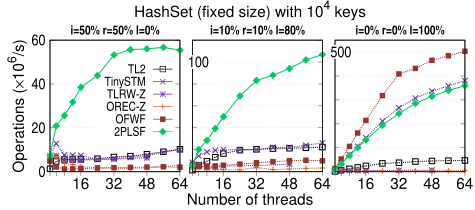

The gnuplot source for this figure:
set term postscript color eps enhanced 22
set output "set-hash-10k-cervino.eps"

set size 0.95,0.6

X=0.1
W=0.26
M=0.025

load "styles.inc"

set tmargin 11.8
set bmargin 2.5

set multiplot layout 1,3

unset key

set grid ytics

set xtics ("" 1, "" 4, "" 8, 16, 32, 48, 64) nomirror out offset -0.25,0.5
set label at screen 0.5,0.03 center "Number of threads"
set label at screen 0.5,0.57 center "HashSet (fixed size) with 10^{4} keys"

set xrange [1:64]

# First row

set lmargin at screen X
set rmargin at screen X+W

set ylabel offset 1.0,0 "Operations ({/Symbol \264}10^6/s)"
set ytics 20 offset 0.5,0 font "Helvetica Condensed"
set format y "%g"
set yrange [0:60]
set grid mytics

set label at graph 0.5,1.075 center font "Helvetica-bold Condensed,18" "i=50% r=50% l=0%"

set key at graph 0.99,0.99 samplen 1.5

plot \
    '../data/cervino/set-hash-10k-tl2orig.txt'       using 1:($2/1e6) with linespoints notitle ls 1  lw 3 dt (1,1), \
    '../data/cervino/set-hash-10k-tiny.txt'          using 1:($2/1e6) with linespoints notitle ls 3  lw 3 dt (1,1), \
    '../data/cervino/set-hash-10k-tlrweager.txt'     using 1:($2/1e6) with linespoints notitle ls 4  lw 3 dt (1,1), \
    '../data/cervino/set-hash-10k-oreceager.txt'     using 1:($2/1e6) with linespoints notitle ls 5  lw 3 dt (1,1), \
    '../data/cervino/set-hash-10k-ofwf.txt'          using 1:($2/1e6) with linespoints notitle ls 7  lw 3 dt (1,1), \
    '../data/cervino/set-hash-10k-2plsf.txt'         using 1:($2/1e6) with linespoints notitle ls 10 lw 3 dt 1

set mytics 1
set grid nomytics

unset ylabel
set ytics format ""

set lmargin at screen X+(W+M)
set rmargin at screen X+(W+M)+W

unset label

set ytics 20 offset 0.5,0
set yrange [0:120]
set style textbox opaque noborder fillcolor rgb "white"
set label at first 1,100 front boxed left offset -0.5,0 "100" font "Helvetica Condensed"
set label at graph 0.5,1.075 center font "Helvetica-bold Condensed,18" "i=10% r=10% l=80%"

plot \
    '../data/cervino/set-hash-10k-tl2orig.txt'       using 1:($3/1e6) with linespoints notitle ls 1  lw 3 dt (1,1), \
    '../data/cervino/set-hash-10k-tiny.txt'          using 1:($3/1e6) with linespoints notitle ls 3  lw 3 dt (1,1), \
    '../data/cervino/set-hash-10k-tlrweager.txt'     using 1:($3/1e6) with linespoints notitle ls 4  lw 3 dt (1,1), \
    '../data/cervino/set-hash-10k-oreceager.txt'     using 1:($3/1e6) with linespoints notitle ls 5  lw 3 dt (1,1), \
    '../data/cervino/set-hash-10k-ofwf.txt'          using 1:($3/1e6) with linespoints notitle ls 7  lw 3 dt (1,1), \
    '../data/cervino/set-hash-10k-2plsf.txt'         using 1:($3/1e6) with linespoints notitle ls 10 lw 3 dt 1


set lmargin at screen X+2*(W+M)
set rmargin at screen X+2*(W+M)+W

unset label
set ytics 100 offset 0.5,0
set yrange [0:550]
set style textbox opaque noborder fillcolor rgb "white"
set label at first 1,500 front boxed left offset -0.5,0 "500" font "Helvetica Condensed"
set label at graph 0.5,1.075 center font "Helvetica-bold Condensed,18" "i=0% r=0% l=100%"

plot \
    '../data/cervino/set-hash-10k-tl2orig.txt'       using 1:($4/1e6) with linespoints notitle ls 1  lw 3 dt (1,1), \
    '../data/cervino/set-hash-10k-tiny.txt'          using 1:($4/1e6) with linespoints notitle ls 3  lw 3 dt (1,1), \
    '../data/cervino/set-hash-10k-tlrweager.txt'     using 1:($4/1e6) with linespoints notitle ls 4  lw 3 dt (1,1), \
    '../data/cervino/set-hash-10k-oreceager.txt'     using 1:($4/1e6) with linespoints notitle ls 5  lw 3 dt (1,1), \
    '../data/cervino/set-hash-10k-ofwf.txt'          using 1:($4/1e6) with linespoints notitle ls 7  lw 3 dt (1,1), \
    '../data/cervino/set-hash-10k-2plsf.txt'         using 1:($4/1e6) with linespoints notitle ls 10 lw 3 dt 1

unset tics
unset border
unset xlabel
unset ylabel
unset label
set object 1 rect from screen 0.2,0.22 to screen 0.35,0.37
set object 1 rect fc rgb 'white' fillstyle solid 1.0 noborder
set key at screen 0.36,0.42 samplen 2.0 font "Helvetica Condensed,18" noinvert width 1
plot [][0:1] \
    2 with linespoints title 'TL2'           ls 1, \
    2 with linespoints title 'TinySTM'       ls 3, \
    2 with linespoints title 'TLRW-Z'        ls 4, \
    2 with linespoints title 'OREC-Z'        ls 5, \
    2 with linespoints title 'OFWF'          ls 7, \
    2 with linespoints title '2PLSF'         ls 10
#    2 with linespoints title 'TL2-Undo'      ls 2, \
    2 with linespoints title '2PL-U-Dist'    ls 9, \
    2 with linespoints title 'TL2-Z'         ls 3, \
    2 with linespoints title 'orec-lazy-Z'   ls 6, \
    2 with linespoints title '2PL-U'         ls 8, \
	
unset multiplot
    
